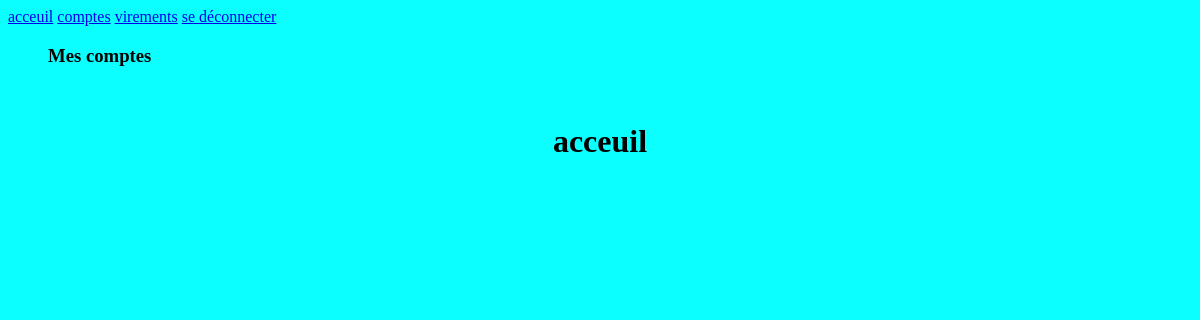
Before: /compte with the older database file.
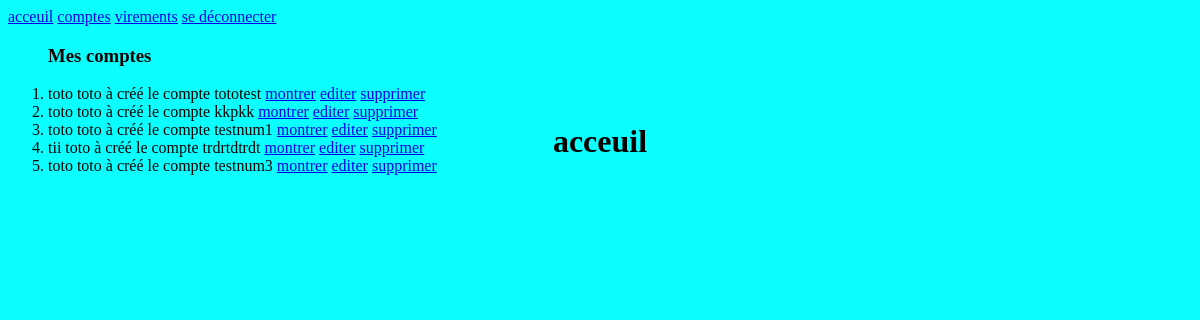
After: the same page with the newer database file.
### mybank/models.py (models this page shows, shortened)
class account(models.Model):
    nom = models.CharField(max_length=100)
    prenom = models.CharField(max_length=100)
    email = models.EmailField(max_length=30)
    nom_compte = models.CharField(max_length=20, unique=True, default='')
    num_compte = models.IntegerField(unique=True)
    def __str__(self) -> str:
        chaine = f"{self.prenom} {self.nom} à créé le compte {self.nom_compte}"
        return chaine

### mybank/views.py (the view)
# urls.py: path('compte', views.affiche),
def affiche(request):
    liste = list(models.account.objects.all())
    return render(request,"compte.html",{"liste": liste})

### mybank/templates/compte.html (shortened to what this page needs)
<!DOCTYPE html>
<html lang="fr">
<head>
    {% load static %}
    <link rel="stylesheet" type="text/css" href="{%static 'style.css'%}">
</head>
<body>
    <h1> acceuil</h1>
    <a href="/compte">acceuil</a>
    <a href="/addaccount">comptes</a>
    <a href="/virements">virements</a>
    <a href="/login">se déconnecter</a>
{% block content %}
<ol> <h3> Mes comptes</h3>
    {% for l in liste %}
        <li> {{l}} <a href="/affiche/{{l.id}}/">montrer</a> <a href="/update/{{l.id}}/"> editer</a> <a href="delete"> supprimer</a></li>
    {% endfor %}
</ol>
{% endblock %}
</body>
</html>

### mybank/static/style.css (style rules this page uses)
body { height : 100%; }
body { background: rgb(11, 255, 255); background-attachment: fixed; }
h1 { position: absolute; top: 15%; left: 50%; transform: translate(-50%, -50%); }

Changed rows visible on the page:
added account: prenom+nom+nom_compte "toto toto à créé le compte tototest"
added account: prenom+nom+nom_compte "toto toto à créé le compte kkpkk"
added account: prenom+nom+nom_compte "toto toto à créé le compte testnum1"
added account: prenom+nom+nom_compte "tii toto à créé le compte trdrtdtrdt"
added account: prenom+nom+nom_compte "toto toto à créé le compte testnum3"
